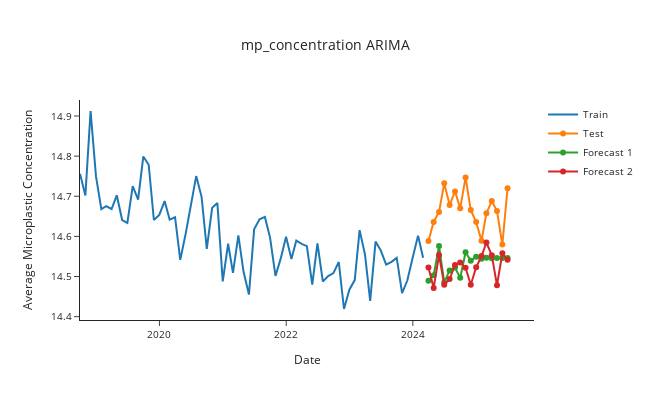

The notebook cell saved with this chart:
### Markdown cell above
## SARIMA

### Code cell
seasonal_1 = ARIMA(train['mp_concentration'], order=(1,1,9), seasonal_order=(1,1,1,12)).fit()
forecasts_1 = model_1.forecast(len(test))

model_2 = ARIMA(train['mp_concentration'], order=(2,1,9), seasonal_order=(1,1,1,12)).fit()
forecasts_2 = model_2.forecast(len(test))

plot_forecasts(forecasts_1, forecasts_2, 'mp_concentration ARIMA')
